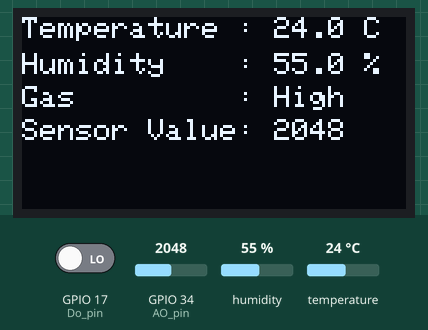
Simulated run of this program. Board: ESP32. On the bench: 128×64 one-colour display. The test bench sets the inputs (shaded band); at power-on: GPIO 17 (Do_pin) LOW, humidity 55 %, GPIO 34 (AO_pin) = 2048, temperature 24 °C. WiFi joins after 1.5 s; servers stay silent unless stated; no MQTT or app messages arrive unless stated; what the program prints to the serial monitor is not drawn.

Above: at 5.7 s.
5.8 s: GPIO 17 (Do_pin) driven HIGH
At 7.1 s:
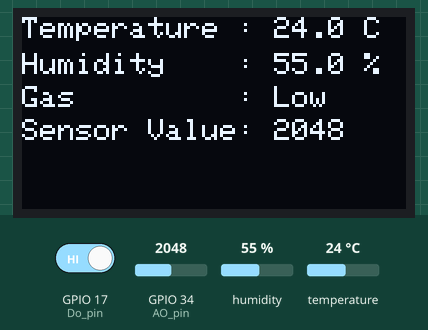
7.7 s: humidity set to 22 %
At 8.9 s:
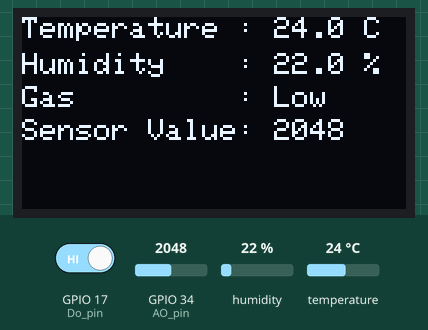
9.3 s: GPIO 34 (AO_pin) set to 2866
At 10.7 s:
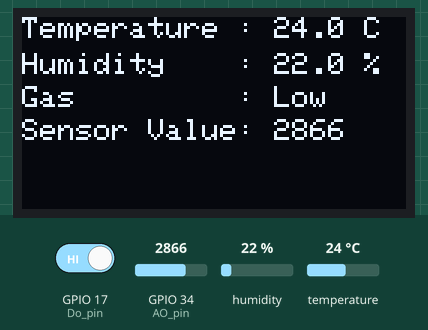
11.0 s: temperature set to 12 °C
At 11.4 s:
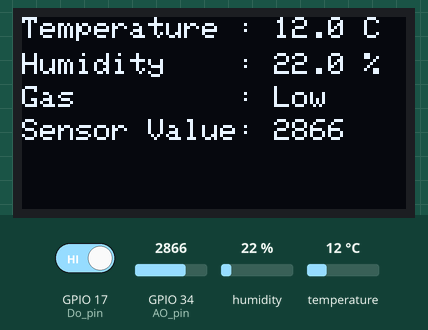
12.6 s: GPIO 34 (AO_pin) set to 3603
At 13.2 s:
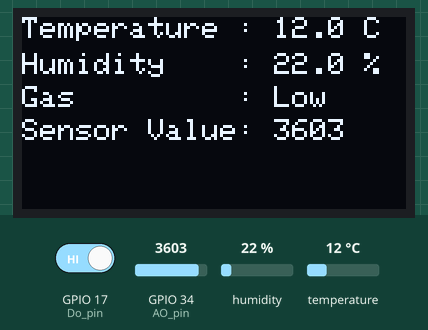
Timing chart, 0 to 15.6 s (numbered marks = the images above; inputs shaded):
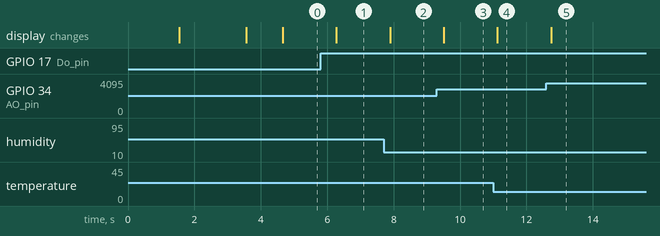

The program:

main.cpp
```cpp
#include <SPI.h>
#include <Wire.h>
#include <Adafruit_GFX.h>
#include <Adafruit_SSD1306.h>
#include <DHTesp.h>
#include <WiFi.h>
#include <PubSubClient.h>

#define Do_pin 17
#define AO_pin 34

#define Screen_Width 128
#define Screen_Height 64
Adafruit_SSD1306 display(Screen_Width, Screen_Height, &Wire, -1);

const int dhtpin = 16;
DHTesp dhtSensor;

const char* ssid = "Wokwi-GUEST";
const char* password = "";
const char* mqtt_server = "broker.hivemq.com";

WiFiClient espClient;
PubSubClient client(espClient);

void wifi_setup() {
  delay(10);
  Serial.println("Connecting to Wifi");
  Serial.println(ssid);
  WiFi.begin(ssid, password);

  while(WiFi.status() != WL_CONNECTED) {
    delay(500);
    Serial.println(".");
  }

  Serial.println("");
  Serial.println("Connected");
}

void callbcak(char* topic, byte* payload, unsigned int length){
  Serial.print("Message Accepted at topic: ");
  Serial.print(String(topic) + "\n");
  Serial.print("Message: ");
  for(int i = 0; i < length; i++){
    Serial.print((char)payload[i]);
  }
  Serial.println();
}

void reconnect(){
  while(!client.connected()){
    Serial.print("Connecting to MQTT ...");
    if(client.connect("WSP32Client")){
      Serial.println("Conneccted!");
      client.subscribe("smarthome/data");
    } else {
      Serial.print("Failed, rc = ");
      Serial.print(client.state());
      Serial.println(" Try to connect in 5 secon...");
      delay(5000);
    }
  }
}

void setup() {
  // put your setup code here, to run once:
  dhtSensor.setup(dhtpin, DHTesp::DHT22);
  Wire.begin(21, 22);
  Serial.begin(115200);

  wifi_setup();
  client.setServer(mqtt_server, 1883);
  client.setCallback(callbcak);

  pinMode(Do_pin, INPUT);
  analogSetAttenuation(ADC_11db);

  if (!display.begin(SSD1306_SWITCHCAPVCC, 0x3c)){
    Serial.println(F("SSD1306 allocation failed"));
    for(;;);
  }

  delay(2000);

  display.clearDisplay();
  display.setTextSize(1);
  display.setTextColor(WHITE);
  display.setCursor(5, 30);
  display.println("SmartHome Monitoring");
  display.display();
  Serial.println("Hello World!");
  delay(1000);
  // display.clearDisplay();
  for (int i = 0; i < 25 && WiFi.status() != WL_CONNECTED; i++){
    delay(300);
    display.setCursor(i+30, 41);
    display.println(".");
    display.display();
    // display.clearDisplay();
  }
  display.clearDisplay();
}

void loop() {
  // put your main code here, to run repeatedly:
  if(!client.connected()){
    reconnect();
  }
  client.loop();

  TempAndHumidity data = dhtSensor.getTempAndHumidity();
  int gassstate = digitalRead(Do_pin);
  int gasvalue = analogRead(AO_pin);

  String payload = "{";
  payload += "\"temperature\": " + String(data.temperature, 1) + ",";
  payload += "\"humidity\": " + String(data.humidity, 1) + ",";
  payload += "\"gas_value\": " + String(gasvalue) + ",";
  payload += "\"gas_state\": \"" + String((gassstate == HIGH) ? 0 : 1) + "\"";
  payload += "}";

  client.publish("smarthome/data", payload.c_str());
  Serial.println("Published JSON: " + payload);

  display.clearDisplay();
  display.setCursor(0, 0);
  display.println("Temperature : "+ String(data.temperature, 1) + " C");
  display.setCursor(0, 12);
  display.println("Humidity    : "+ String(data.humidity, 1) + " %");
  display.setCursor(0, 23);
  if (gassstate == HIGH) {
    display.println("Gas         : Low");
  } else {
    display.println("Gas         : High");
  }
  display.setCursor(0, 34);
  display.println("Sensor Value: " + String(gasvalue));
  display.display();
  delay(500);
}
```

Measured:
- after the input at 5.8 s, the display: changes after 0.47 s (image 1)
- after the input at 7.7 s, the display: changes after 0.19 s (image 2)
- after the input at 9.3 s, the display: changes after 0.21 s (image 3)
- after the input at 11.0 s, the display: changes after 0.12 s (image 4)
- after the input at 12.6 s, the display: changes after 0.14 s (image 5)
